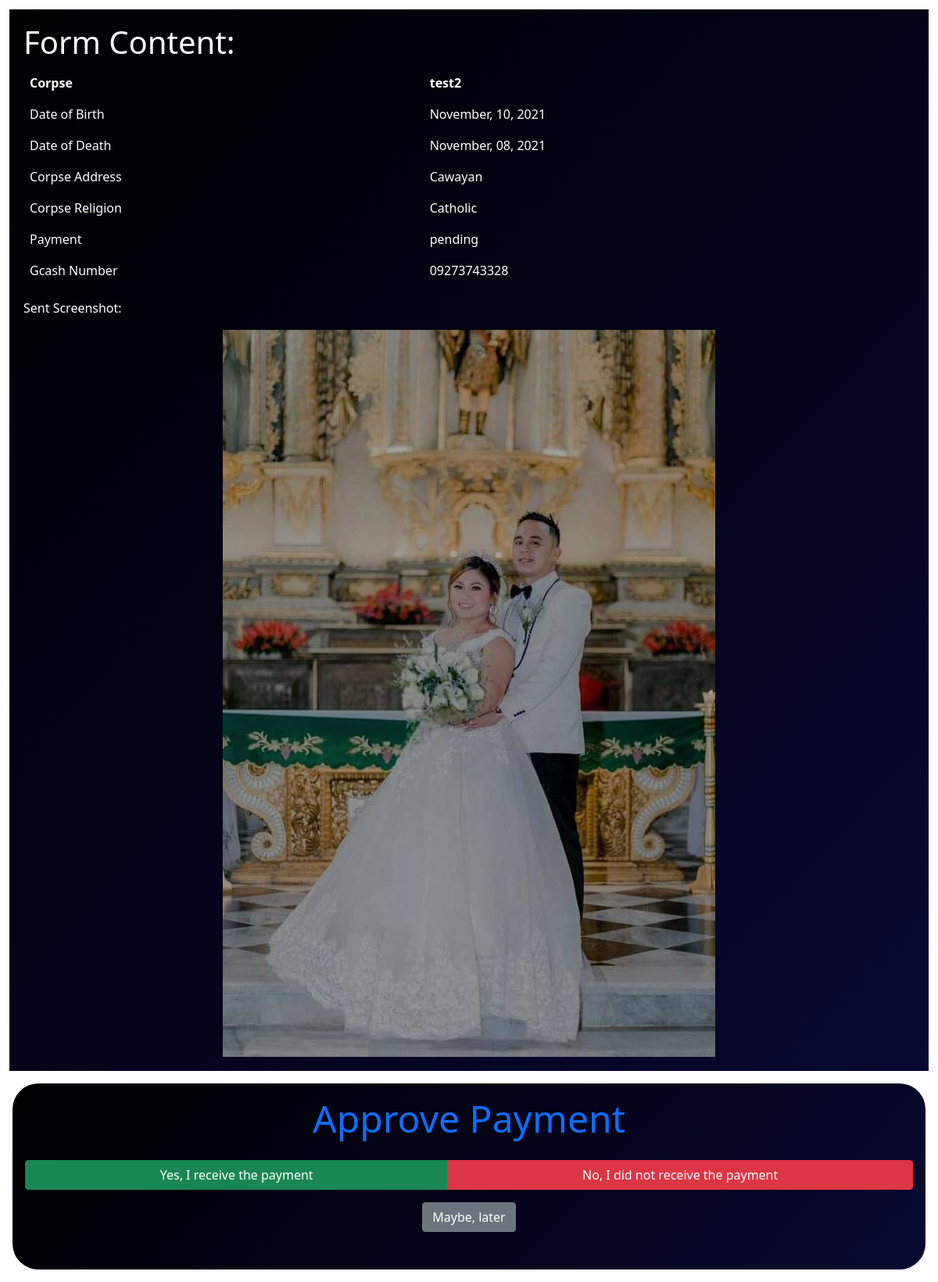
Screenshot of /admin/Approval.php?ID=4&&Name=Mark with the database file from the repository.
### tables this page shows
CREATE TABLE `booking` (
  `id` int(50) NOT NULL,
  `userid` int(50) NOT NULL,
  `corpse` varchar(150) NOT NULL,
  `dateBirth` date NOT NULL,
  `dateDeath` date NOT NULL,
  `corpseAddress` varchar(50) NOT NULL,
  `corpseReligion` varchar(50) NOT NULL,
  `payment` varchar(50) NOT NULL,
  `adminapprove` varchar(20) NOT NULL,
  `gcash` varchar(50) NOT NULL,
  `bookimg` varchar(255) NOT NULL,
  `corpsetimestamp` datetime NOT NULL DEFAULT current_timestamp()
);

### admin/Approval.php (the view, shortened to what this page needs)
<!DOCTYPE html>
<html lang="en">
<head>
    <link rel="stylesheet" href="https://cdn.datatables.net/1.11.3/css/dataTables.bootstrap5.min.css">
    <link rel="stylesheet" href="../assets/bootstrap/css/bootstrap.min.css">
    <link rel="stylesheet" href="../assets/fonts/font-awesome.min.css">
    <link rel="stylesheet" href="../assets/css/Map-Clean.css">
    <link rel="stylesheet" href="../assets/css/mine.css">
</head>
<?php
$idurl = $_GET['ID'];
$conn = mysqli_connect("localhost", "root", "", "cemetery");?>
<body>
<div style="padding: 18px;background: linear-gradient(133deg, black, rgb(7,8,48) 100%), rgb(33,37,41);color: rgb(255,255,255);margin: 12px;">
        <h1>Form Content:</h1>
        <div class="table-responsive" style="color: rgb(255,255,255);">
            <table class="table">
                <thead>
                    <?php
                        $sql="SELECT * FROM booking WHERE id = '$idurl'";
                        $result =mysqli_query($conn,$sql);
                        while($data = mysqli_fetch_assoc($result))
                        {
                            $dob = date(" F, d, Y",strtotime($data['dateBirth']));
                            $dod = date(" F, d, Y",strtotime($data['dateDeath']));
                            ?>
                    <tr>
                        <th style="color: rgb(255,255,255);border-style: none;">Corpse</th>
                        <th style="color: rgb(255,255,255);border-style: none;"><?php echo $data['corpse']; ?></th>
                    </tr>
                </thead>
                <tbody>
                    <tr style="color: rgb(255,255,255);border-style: none;">
                        <td style="color: rgb(255,255,255);border-style: none;">Date of Birth</td>
                        <td style="color: rgb(255,255,255);border-style: none;"><?php echo $dob; ?></td>
                    </tr>
                    <tr style="color: rgb(255,255,255);border-style: none;">
                        <td style="color: rgb(255,255,255);border-style: none;">Date of Death</td>
                        <td style="color: rgb(255,255,255);border-style: none;"><?php echo $dod; ?></td>
                    </tr>
                    <tr style="color: rgb(255,255,255);border-style: none;">
                        <td style="color: rgb(255,255,255);border-style: none;">Corpse Address</td>
                        <td style="color: rgb(255,255,255);border-style: none;"><?php echo $data['corpseAddress']; ?></td>
                    </tr>
                    <tr style="color: rgb(255,255,255);border-style: none;">
                        <td style="color: rgb(255,255,255);border-style: none;">Corpse Religion</td>
                        <td style="color: rgb(255,255,255);border-style: none;"><?php echo $data['corpseReligion']; ?></td>
                    </tr>
                    <tr style="color: rgb(255,255,255);border-style: none;">
                        <td style="color: rgb(255,255,255);border-style: none;">Payment</td>
                        <td style="color: rgb(255,255,255);border-style: none;"><?php echo $data['payment']; ?></td>
                    </tr>
                    <tr style="color: rgb(255,255,255);border-style: none;">
                        <td style="color: rgb(255,255,255);border-style: none;">Gcash Number</td>
                        <td style="color: rgb(255,255,255);border-style: none;"><?php echo $data['gcash']; ?></td>
                    </tr>
                </tbody>
            </table>
        </div>
        <p>Sent Screenshot:</p>
        <div class="d-flex align-content-center justify-content-md-center"><a href="#myModal" data-bs-target="#myModal" data-bs-toggle="modal"><img src="../assets/imageDb/<?php echo $data['bookimg']; ?>" width="100%"></a></div>
    </div>
      <?php } ?>
    <div class="d-flex" style="margin: 16px;">
        <form action="./adminphp/adminApproval.inc.php" class="d-flex flex-column" style="background: linear-gradient(133deg, black, rgb(7,8,48) 100%), rgb(33,37,41);text-align: center;border-radius: 33px;color: rgb(13,110,253);width: 100%;" method="post">
            <div class="table-responsive" style="border-style: none;border-bottom-style: none;">
                <table class="table">
                    <tbody>
                        <tr>
                            <td style="border-bottom-style: none;width: 298px;">
                                <div class="table-responsive" style="border-style: none;color: rgb(13, 110, 253);">
                                    <table class="table">
                                        <tbody>
                                            <tr>
                                                <td style="border-style: none;">
                                                    <header>
                                                        <h6 class="display-5 text-primary">Approve Payment</h6>
                                                    </header>
                                                </td>
                                            </tr>
                                            <tr>
                                                <td class="d-flex justify-content-lg-center" style="border-style: none;">
                                                    <div class="btn-group d-flex flex-fill" role="group">
                                                        <button class="btn btn-success" type="submit" name="yes">Yes, I receive the payment</button>
                                                        <button class="btn btn-danger" type="submit" name ="no">No, I did not receive the payment</button></div>
                                                </td>
                                            </tr>
                                            <tr>
                                                <td style="border-style: none;">
                                                <button class="btn btn-secondary" name="later">Maybe, later</button>
                                            </td>
                                            </tr>
                                        </tbody>
                                    </table>
                                </div>
                            </td>
                        </tr>
                    </tbody>
                </table>
            </div>
        </form>
    </div>
</body>
</html>

### rows the page displays
booking: corpse "test2", dateBirth "November, 10, 2021", dateDeath "November, 08, 2021", corpseAddress "Cawayan", corpseReligion "Catholic", payment "pending", gcash "09273743328", bookimg (picture)
